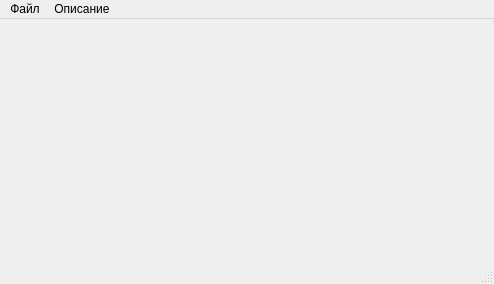
<?xml version="1.0" encoding="UTF-8"?>
<ui version="4.0">
 <class>MainWindowIng</class>
 <widget class="QMainWindow" name="MainWindowIng">
  <property name="geometry">
   <rect>
    <x>0</x>
    <y>0</y>
    <width>494</width>
    <height>284</height>
   </rect>
  </property>
  <property name="windowTitle">
   <string>MainWindow</string>
  </property>
  <widget class="QWidget" name="centralwidget"/>
  <widget class="QMenuBar" name="menubar">
   <property name="geometry">
    <rect>
     <x>0</x>
     <y>0</y>
     <width>494</width>
     <height>21</height>
    </rect>
   </property>
   <widget class="QMenu" name="menu">
    <property name="title">
     <string>Файл</string>
    </property>
    <addaction name="navStandartCalc"/>
    <addaction name="NavExit"/>
   </widget>
   <widget class="QMenu" name="menu_2">
    <property name="title">
     <string>Описание</string>
    </property>
   </widget>
   <addaction name="menu"/>
   <addaction name="menu_2"/>
  </widget>
  <widget class="QStatusBar" name="statusbar"/>
  <action name="navStandartCalc">
   <property name="text">
    <string>Стандартный</string>
   </property>
  </action>
  <action name="NavExit">
   <property name="text">
    <string>Закрыть</string>
   </property>
  </action>
 </widget>
 <resources/>
 <connections/>
</ui>
